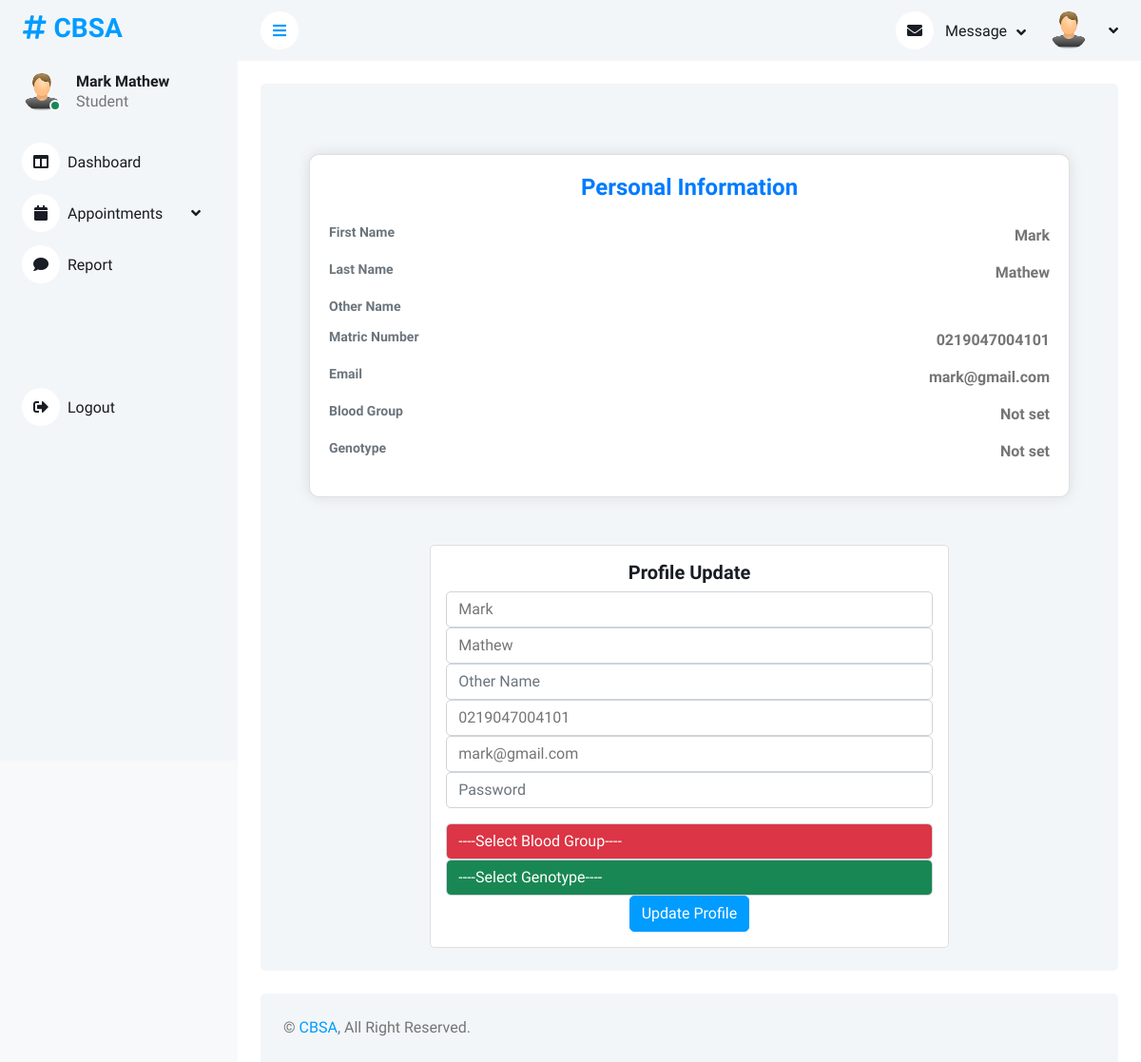
Page /student/profile.php (signed in) on the committed database.
### tables this page shows
CREATE TABLE `student` (
  `student_id` int(11) NOT NULL,
  `firstname` varchar(255) NOT NULL,
  `lastname` varchar(255) NOT NULL,
  `othername` varchar(255) NOT NULL,
  `email` varchar(255) NOT NULL,
  `matric` varchar(255) NOT NULL,
  `password` varchar(255) NOT NULL,
  `blood_group` varchar(255) DEFAULT NULL,
  `genotype` varchar(255) DEFAULT NULL,
  `time` timestamp NOT NULL DEFAULT current_timestamp()
);

### student/profile.php (the view, shortened to what this page needs)
<?php
include("../include/connect.php");
if (isset($_SESSION["student_id"])) {
  $user_id = $_SESSION["student_id"];
  $sql = mysqli_query($connect, "SELECT * FROM `student` WHERE student_id = $user_id");
  $fetch = mysqli_fetch_assoc($sql);
  $firstname = $fetch["firstname"];
  $lastname = $fetch["lastname"];
  $othername = $fetch["othername"];
  $email = $fetch["email"];
  $matric = $fetch["matric"];
}
?>
<!DOCTYPE html>
<html lang="en">
<head>
  <link href="https://cdnjs.cloudflare.com/ajax/libs/font-awesome/5.10.0/css/all.min.css" rel="stylesheet">
  <link href="https://cdn.jsdelivr.net/npm/bootstrap-icons@1.4.1/font/bootstrap-icons.css" rel="stylesheet">
  <link href="lib/owlcarousel/assets/owl.carousel.min.css" rel="stylesheet">
  <link href="lib/tempusdominus/css/tempusdominus-bootstrap-4.min.css" rel="stylesheet" />
  <link href="css/bootstrap.min.css" rel="stylesheet">
  <link href="css/style.css" rel="stylesheet">
</head>
<body>
  <div class="container-xxl position-relative bg-white d-flex p-0">
    <div class="sidebar pe-4 pb-3">
      <nav class="navbar bg-light navbar-light">
        <a href="dashboard.php" class="navbar-brand mx-4 mb-3">
          <h3 class="text-primary"><i class="fa fa-hashtag me-2"></i>CBSA</h3>
        </a>
        <div class="d-flex align-items-center ms-4 mb-4">
          <div class="position-relative">
            <img class="rounded-circle" src="./img/user.png" alt="" style="width: 40px; height: 40px;">
            <div class="bg-success rounded-circle border border-2 border-white position-absolute end-0 bottom-0 p-1"></div>
          </div>
          <div class="ms-3">
            <h6 class="mb-0"><?php echo $firstname . " " . $lastname; ?></h6>
            <span>Student</span>
          </div>
        </div>
        <div class="navbar-nav w-100">
          <a href="dashboard.php" class="nav-item nav-link"><i class="fas fa-columns me-2"></i>Dashboard</a>
          <div class="nav-item dropdown">
            <a href="#" class="nav-link dropdown-toggle" data-bs-toggle="dropdown"><i class="fas fa-calendar me-2"></i>Appointments</a>
          </div>
          <a href="report.php" class="nav-item nav-link mb-5"><i class="fas fa-comment me-2"></i>Report</a>
          <a href="#" onclick="logout()" class="nav-item nav-link mt-5"><i class="fas fa-sign-out-alt me-2"></i>Logout</a>
        </div>
    </div>
  </div>
  <div class="content">
    <nav class="navbar navbar-expand bg-light navbar-light sticky-top px-4 py-0">
      <a href="#" class="sidebar-toggler flex-shrink-0">
        <i class="fa fa-bars"></i>
      </a>
      <div class="navbar-nav align-items-center ms-auto">
        <div class="nav-item dropdown">
          <a href="#" class="nav-link dropdown-toggle" data-bs-toggle="dropdown">
            <i class="fa fa-envelope me-lg-2"></i>
            <span class="d-none d-lg-inline-flex">Message</span>
          </a>
        </div>
        <div class="nav-item dropdown">
          <a href="#" class="nav-link dropdown-toggle" data-bs-toggle="dropdown">
            <img class="rounded-circle me-lg-2" src="./img/user.png" alt="" style="width: 40px; height: 40px;">
          </a>
        </div>
      </div>
    </nav>
    <div class="container-fluid pt-4 px-4">
      <div class="bg-light text-center rounded p-4">
        <div class="container w-100">
          <div class="card personal-card">
            <div class="card-body w-100">
              <h4 class="card-title mb-4">Personal Information</h4>
              <div class="info-row">
                <h6 class="mb-0">First Name</h6>
                <p class="mb-0 text-truncate"><?php echo $firstname; ?></p>
              </div>
              <div class="info-row">
                <h6 class="mb-0">Last Name</h6>
                <p class="mb-0 text-truncate"><?php echo $lastname; ?></p>
              </div>
              <div class="info-row">
                <h6 class="mb-0">Other Name</h6>
              </div>
              <div class="info-row">
                <h6 class="mb-0">Matric Number</h6>
                <p class="mb-0 text-truncate"><?php echo $matric; ?></p>
              </div>
              <div class="info-row">
                <h6 class="mb-0">Email</h6>
                <p class="mb-0 truncated"><?php echo $email; ?> </p>
              </div>
              <div class="info-row">
                <h6 class="mb-0">Blood Group</h6>
                <p class="mb-0 truncated">
                  <?php
                  if (empty($bloodgroup)) {
                    echo 'Not set';
                  } else {
                    echo $bloodgroup;
                  }
                  ?>
                </p>
              </div>
              <div class="info-row">
                <h6 class="mb-0">Genotype</h6>
                <p class="mb-0 truncated">
                  <?php
                  if (empty($genotype)) {
                    echo 'Not set';
                  } else {
                    echo $genotype;
                  }
                  ?>
                </p>
              </div>
            </div>
          </div>
        </div>
        <div class="container">
          <div class="row justify-content-center">
            <div class="col-md-8">
              <div class="card">
                <div class="card-body">
                  <h5 class="card-title text-center">Profile Update</h5>
                  <form action="profile.php" method="post">
                    <div class="form-group">
                      <input type="text" class="form-control" value="<?php echo $firstname; ?>" placeholder="First Name" name="firstname" required>
                    </div>
                    <div class="form-group">
                      <input type="text" class="form-control" value="<?php echo $lastname; ?>" placeholder="Last Name" name="lastname" required>
                    </div>
                    <div class="form-group">
                      <input type="text" class="form-control" value="<?php echo $othername; ?>" placeholder="Other Name" name="othername">
                    </div>
                    <div class="form-group">
                      <input type="text" class="form-control" value="<?php echo $matric; ?>" placeholder="Matric/Application ID" name="matric">
                    </div>
                    <div class="form-group">
                      <input type="email" class="form-control" value="<?php echo $email; ?>" placeholder="Email" name="email" required>
                    </div>
                    <div class="form-group">
                      <input type="password" class="form-control" placeholder="Password" name="password" required>
                    </div>
                    <div class="form-group">
                      <select class="form-control  bg-danger text-white" id="bloodGroup" name="bloodgroup" required>
                        <option value="">----Select Blood Group----</option>
                      </select>
                    </div>
                    <div class="form-group">
                      <select class="form-control bg-success text-white" id="genotype" name="genotype" required>
                        <option value="">----Select Genotype----</option>
                      </select>
                    </div>
                    <button type="submit" name="submit" class="btn btn-primary btn-block">Update Profile</button>
                  </form>
                </div>
              </div>
            </div>
          </div>
        </div>
      </div>
    </div>
    <div class="container-fluid pt-4 px-4">
      <div class="bg-light rounded-top p-4">
        <div class="row">
          <div class="col-12 col-sm-6 text-center text-sm-start">
            &copy; <a href="#">CBSA</a>, All Right Reserved.
          </div>
        </div>
      </div>
    </div>
  </div>
</body>
</html>

### student/css/style.css (style rules this page uses)
:root { --primary: #009CFF; --light: #F3F6F9; --dark: #191C24; }
.btn { transition: .5s; }
.btn.btn-primary { color: #FFFFFF; }
.sidebar { position: fixed; top: 0; left: 0; bottom: 0; width: 250px; height: 100vh; overflow-y: auto; background: var(--light); transition: 0.5s; z-index: 999; }
.content { margin-left: 250px; min-height: 100vh; background: #FFFFFF; transition: 0.5s; }
@media (min-width: 992px) { .sidebar { margin-left: 0; } }
@media (min-width: 992px) { .content { width: calc(100% - 250px); } }
.sidebar .navbar .navbar-nav .nav-link { padding: 7px 20px; color: var(--dark); font-weight: 500; border-left: 3px solid var(--light); border-radius: 0 30px 30px 0; outline: none; }
.sidebar .navbar .navbar-nav .nav-link i { width: 40px; height: 40px; display: inline-flex; align-items: center; justify-content: center; background: #FFFFFF; border-radius: 40px; }
.sidebar .navbar .dropdown-toggle::after { position: absolute; top: 15px; right: 15px; border: none; content: "\f107"; font-family: "Font Awesome 5 Free"; font-weight: 900; transition: .5s; }
.content .navbar .navbar-nav .nav-link { margin-left: 25px; padding: 12px 0; color: var(--dark); outline: none; }
.content .navbar .sidebar-toggler, .content .navbar .navbar-nav .nav-link i { width: 40px; height: 40px; display: inline-flex; align-items: center; justify-content: center; background: #FFFFFF; border-radius: 40px; }
.content .navbar .dropdown-toggle::after { margin-left: 6px; vertical-align: middle; border: none; content: "\f107"; font-family: "Font Awesome 5 Free"; font-weight: 900; transition: .5s; }

### student/profile.php (style rules this page uses)
body { background-color: #f8f9fa; }
.personal-card { max-width: 800px; margin: 50px auto; border-radius: 10px; box-shadow: 0 0 15px rgba(0, 0, 0, 0.1); }
.personal-card .card-body { padding: 20px; }
.personal-card .card-title { color: #007bff; font-size: 24px; margin-bottom: 15px; }
.info-row { display: flex; justify-content: space-between; margin-bottom: 15px; }
.info-row h6 { color: #6c757d; font-size: 14px; margin: 0; }
.info-row p { font-size: 16px; margin: 0; font-weight: bold; }
.truncated { max-width: 180px; overflow: hidden; white-space: wrap; }

### rows in the picture
student: firstname "Mark", lastname "Mathew", matric "0219047004101", email "mark@gmail.com"
